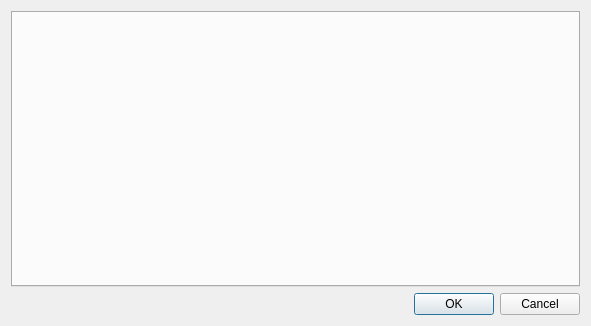
<?xml version="1.0" encoding="UTF-8"?>
<ui version="4.0">
 <class>QPropPages</class>
 <widget class="QDialog" name="QPropPages">
  <property name="geometry">
   <rect>
    <x>0</x>
    <y>0</y>
    <width>591</width>
    <height>326</height>
   </rect>
  </property>
  <property name="windowTitle">
   <string>QPropPages</string>
  </property>
  <property name="modal">
   <bool>true</bool>
  </property>
  <layout class="QGridLayout" name="gridLayout" columnstretch="0">
   <property name="horizontalSpacing">
    <number>6</number>
   </property>
   <item row="0" column="0">
    <widget class="QTabWidget" name="tabWidget">
     <property name="currentIndex">
      <number>-1</number>
     </property>
    </widget>
   </item>
   <item row="1" column="0">
    <layout class="QHBoxLayout" name="horizontalLayout">
     <item>
      <spacer name="horizontalSpacer">
       <property name="orientation">
        <enum>Qt::Horizontal</enum>
       </property>
       <property name="sizeHint" stdset="0">
        <size>
         <width>40</width>
         <height>20</height>
        </size>
       </property>
      </spacer>
     </item>
     <item>
      <widget class="QPushButton" name="pbOk">
       <property name="text">
        <string>OK</string>
       </property>
       <property name="default">
        <bool>true</bool>
       </property>
      </widget>
     </item>
     <item>
      <widget class="QPushButton" name="pbCancel">
       <property name="text">
        <string>Cancel</string>
       </property>
      </widget>
     </item>
    </layout>
   </item>
  </layout>
 </widget>
 <layoutdefault spacing="6" margin="11"/>
 <resources/>
 <connections>
  <connection>
   <sender>pbOk</sender>
   <signal>clicked()</signal>
   <receiver>QPropPages</receiver>
   <slot>accept()</slot>
   <hints>
    <hint type="sourcelabel">
     <x>459</x>
     <y>303</y>
    </hint>
    <hint type="destinationlabel">
     <x>295</x>
     <y>162</y>
    </hint>
   </hints>
  </connection>
  <connection>
   <sender>pbCancel</sender>
   <signal>clicked()</signal>
   <receiver>QPropPages</receiver>
   <slot>reject()</slot>
   <hints>
    <hint type="sourcelabel">
     <x>542</x>
     <y>303</y>
    </hint>
    <hint type="destinationlabel">
     <x>295</x>
     <y>162</y>
    </hint>
   </hints>
  </connection>
 </connections>
</ui>
